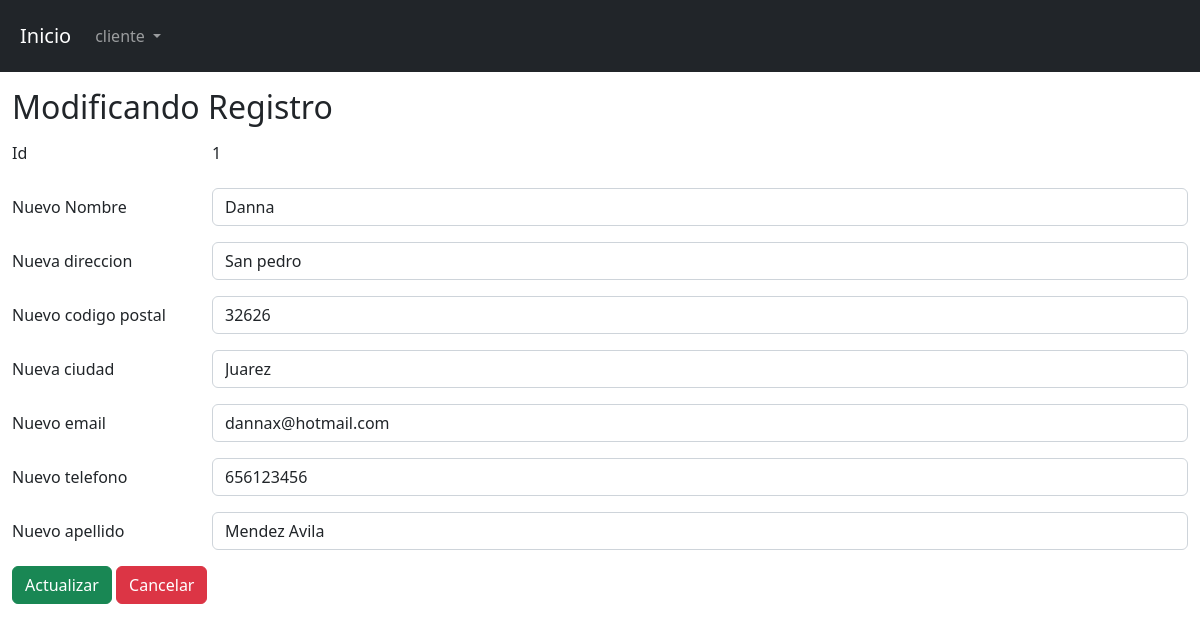
/view/cliente/edit.php?id=1, run on the app's committed database.
### tables this page shows
CREATE TABLE `tbl_cliente` (
  `id` int(11) NOT NULL,
  `nombre` varchar(100) NOT NULL,
  `direccion` varchar(100) NOT NULL,
  `cp` int(11) NOT NULL,
  `ciudad` varchar(100) NOT NULL,
  `e-mail` varchar(100) NOT NULL,
  `telefono` int(11) NOT NULL,
  `apellidos` varchar(100) NOT NULL
);

### config/db.php (called while the page is built)
<?php
    class db{
        private $host= "localhost";
        private $dbname="bd_mercado";
        private $client="root";
        private $password="";
        public function conexion(){
            try{
                $PDO = new PDO("mysql:host=".$this->host.";dbname=".$this->dbname,$this->client,$this->password);
                return $PDO;
            }catch(PDOException $e){
                return $e->getMessage();
            }
        }
    }
?>

### controller/clienteController.php (called while the page is built, shortened)
<?php
    class clienteController{
        private $model;
        public function __construct()
        {
            require_once("c://xampp/htdocs/proyecto/model/clienteModel.php");
            $this->model = new clienteModel();
        }
        public function show($id){
            return ($this->model->show($id) != false) ? $this->model->show($id) : header("Location:index.php");
        }
    }
?>

### model/clienteModel.php (called while the page is built, shortened)
<?php
    class clienteModel{
        private $PDO;
        public function __construct()
        {
            require_once("c://xampp/htdocs/proyecto/config/db.php");
            $con = new db();
            $this->PDO = $con->conexion();
        }
        public function show($id){
            $stament = $this->PDO->prepare("SELECT * FROM tbl_cliente where id = :id limit 1");
            $stament->bindParam(":id",$id);
            return ($stament->execute()) ? $stament->fetch() : false ;
        }
    }
?>

### view/cliente/edit.php (the view)
<?php
    require_once("c://xampp/htdocs/proyecto/view/head/head.php");
    require_once("c://xampp/htdocs/proyecto/controller/clienteController.php");
    $obj = new clienteController();
    $client = $obj->show($_GET['id']);
?>
  <form action="update.php" method="post" autocomplete="off">
    <h2>Modificando Registro</h2>
    <div class="mb-3 row">
        <label for="staticEmail" class="col-sm-2 col-form-label">Id</label>
        <div class="col-sm-10">
        <input type="text" name="id" readonly class="form-control-plaintext" id="staticEmail" value="<?= $client[0]?>">
        </div>
    </div>
    <div class="mb-3 row">
        <label for="inputPassword" class="col-sm-2 col-form-label">Nuevo Nombre</label>
        <div class="col-sm-10">
            <input type="text" name="nombre" class="form-control" id="inputPassword" value="<?= $client[1]?>">
        </div>
    </div>
    <div class="mb-3 row">
        <label for="staticEmail" class="col-sm-2 col-form-label">Nueva direccion</label>
        <div class="col-sm-10">
        <input type="text" name="direccion" class="form-control" id="inputPassword" value="<?= $client[2]?>">
        </div>
    </div>
    <div class="mb-3 row">
        <label for="inputPassword" class="col-sm-2 col-form-label">Nuevo codigo postal</label>
        <div class="col-sm-10">
        <input type="text" name="cp" class="form-control" id="inputPassword" value="<?= $client[3]?>">
        </div>
    </div>
    <div class="mb-3 row">
        <label for="staticEmail" class="col-sm-2 col-form-label">Nueva ciudad </label>
        <div class="col-sm-10">
        <input type="text" name="ciudad" class="form-control" id="inputPassword" value="<?= $client[4]?>">
        </div>
    </div>
    <div class="mb-3 row">
        <label for="inputPassword" class="col-sm-2 col-form-label">Nuevo email</label>
        <div class="col-sm-10">
        <input type="text" name="email" class="form-control" id="inputPassword" value="<?= $client[5]?>">
        </div>
    </div>
    <div class="mb-3 row">
        <label for="staticEmail" class="col-sm-2 col-form-label">Nuevo telefono</label>
        <div class="col-sm-10">
        <input type="text" name="telefono" class="form-control" id="inputPassword" value="<?= $client[6]?>">
        </div>
    </div>
    <div class="mb-3 row">
        <label for="inputPassword" class="col-sm-2 col-form-label">Nuevo apellido</label>
        <div class="col-sm-10">
        <input type="text" name="apellidos" class="form-control" id="inputPassword" value="<?= $client[7]?>">
        </div>
    </div>
    <div>
        <input type="submit" class="btn btn-success" value="Actualizar">
        <a class="btn btn-danger" href="show.php?id=<?= $client[0]?>">Cancelar</a>
    </div>
  </form>
<?php
    require_once("c://xampp/htdocs/proyecto/view/head/footer.php");
?>

### data on the page
tbl_cliente: id "1", nombre "Danna", direccion "San pedro", cp "32626", ciudad "Juarez", email "dannax@hotmail.com", telefono "656123456", apellidos "Mendez Avila"
